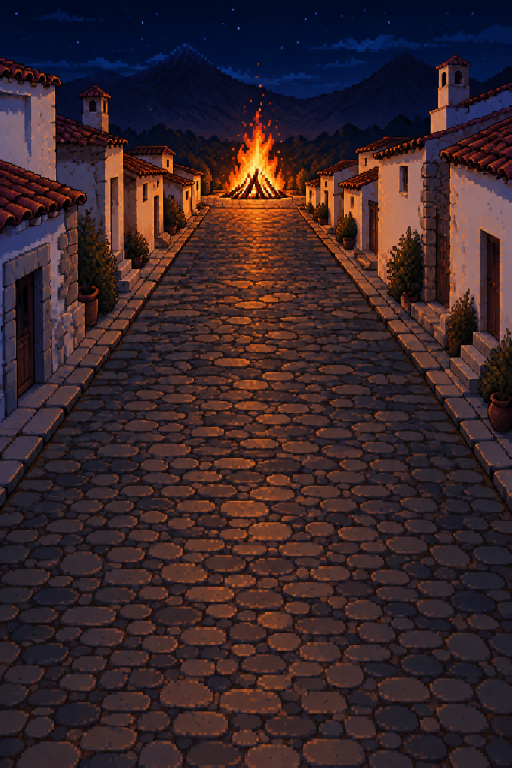
#> input picture tools/art/sources/ai/street.png, 1024 x 1536 px, given in place of frame_0.png, which was not available (shown at 1/2 size)
$ python outputs.py
#> lines starting #> are read from the running program, lines starting #| are printed output that depends on the picture; after the words box and inside, x2 and y2 are one past the last pixel; in counts of white or black regions, pixels touching at a corner belong together; pictures that were not available may be replaced by others from this repository, and a replacement may not be noted
### tools/art/chatgpt/common.py
"""Shared steps for turning Daniele's ChatGPT pictures (2026-10, tools/art/sources/chatgpt/) into game art.

Every picture goes through the same steps:
  1. key: the flat magenta (#FF00FF) background, and the pink fringe it leaves on edges, becomes
     real alpha;
  2. grid: the picture is taken down to its own art-pixel grid (area average, so each art pixel is
     one even sample of its block) and the alpha cut hard at half;
  3. snap: every colour is snapped to the style palette (style_palette.png, the 61 colours of the
     ChatGPT style bible), nearest in Lab;
  4. save: blown back up by a whole factor with nearest (so the game's own shrinking to its screen
     cells starts from clean blocks) and written lossless.
"""
import os
import numpy as np
from PIL import Image
import cv2
from scipy import ndimage

HERE = os.path.dirname(os.path.abspath(__file__))
ROOT = os.path.normpath(os.path.join(HERE, "../../.."))
GAME = os.path.join(ROOT, "game")
SRC = os.path.join(ROOT, "tools/art/sources/chatgpt")
PALETTE = ["#07060a", "#0b1a33", "#0e5a2c", "#120e0e", "#13284a", "#140c09", "#173c8a", "#1a0e0a",
    "#1a1420", "#1e1c30", "#23305a", "#24160f", "#251e1f", "#26b862", "#2c2840", "#2f78e0", "#33201a",
    "#3a3132", "#3c2618", "#3e3552", "#44176a", "#4a2c0e", "#4e3228", "#5a0e12", "#5a2e2a", "#5c3a22",
    "#6e6672", "#701a46", "#70452e", "#7a1c0a", "#80562f", "#8a2fd0", "#8a4430", "#8a5038", "#8a5a1c",
    "#9cc4ff", "#9cf0a8", "#a8161c", "#a85a26", "#a89ea6", "#c0683a", "#c48262", "#c8400c", "#c89030",
    "#c8a0ff", "#d8802e", "#e0242a", "#e0408c", "#e2d6ca", "#e8975a", "#ecb894", "#ecc055", "#f07018",
    "#f6c48a", "#fba832", "#fbf3e8", "#ff5a42", "#ffacd0", "#ffd86a", "#fff0a0", "#fff4cc"]
# colours reserved for the notes: never snapped to on figures, scenery or the HUD
RESERVED = {"#0e5a2c", "#26b862", "#9cf0a8", "#173c8a", "#2f78e0", "#9cc4ff", "#44176a", "#8a2fd0",
    "#c8a0ff", "#701a46", "#e0408c", "#ffacd0"}


def _rgb(h):
    return [int(h[i:i + 2], 16) for i in (1, 3, 5)]


def palette(reserved=True, extra=()):
    cols = [c for c in PALETTE if reserved or c not in RESERVED] + list(extra)
    return np.array([_rgb(c) for c in cols], np.uint8)


def src(name):
    return os.path.join(SRC, name)


def load(path):
    return np.asarray(Image.open(path).convert("RGBA")).copy()


def magenta(rgba, loose=False):
    """The magenta background (and its soft fringe where it touches a piece) as a mask."""
#> called with loose = True
    rgb = np.ascontiguousarray(rgba[..., :3])
#> rgb is the input picture: shape (1536, 1024, 3); mean R, G, B 56.5, 38, 42
    hsv = cv2.cvtColor(rgb, cv2.COLOR_RGB2HSV).astype(np.int32)
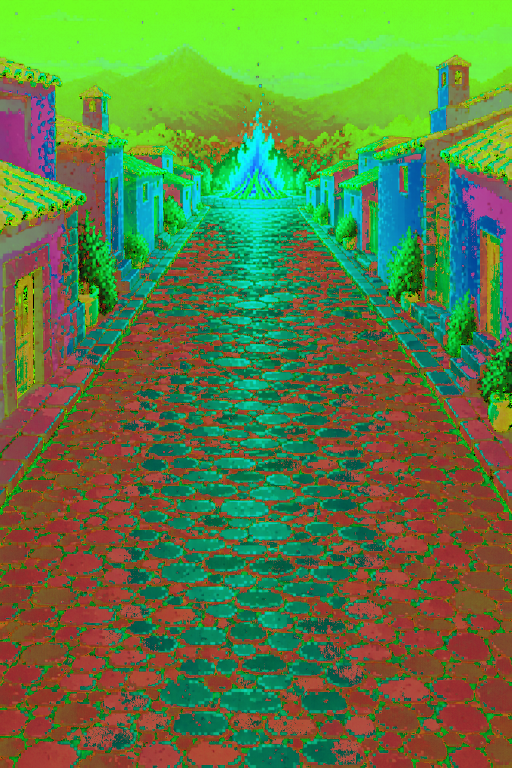
#> hsv: shape (1536, 1024, 3) int32 (shown at 1/2 size); mean R, G, B 92.8, 125, 65
    h, s, v = hsv[..., 0], hsv[..., 1], hsv[..., 2]
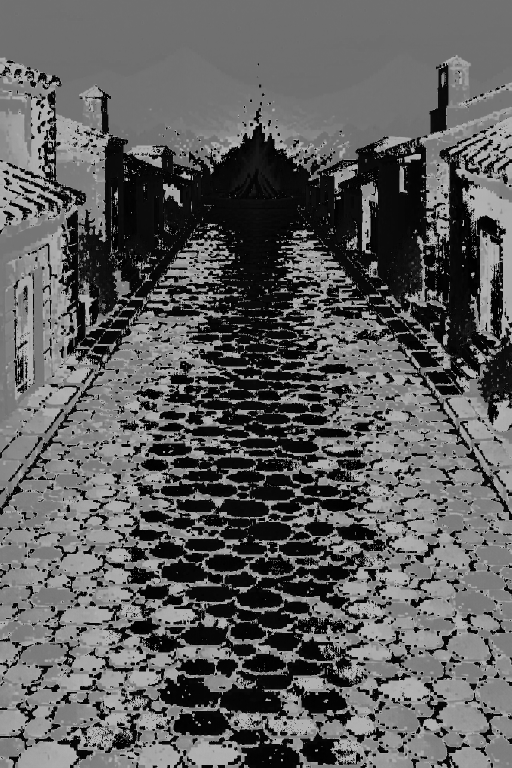
#> h: shape (1536, 1024) int32 (shown at 1/2 size); min 0, max 179, mean 92.8
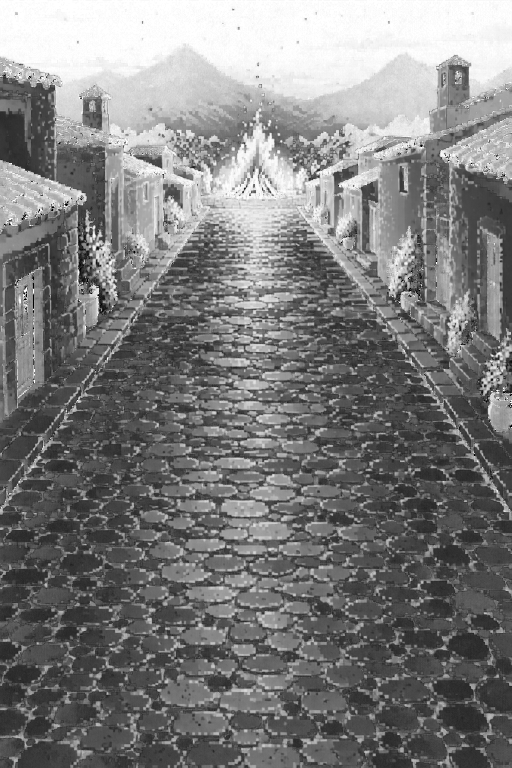
#> s: shape (1536, 1024) int32 (shown at 1/2 size); min 0, max 255, mean 125
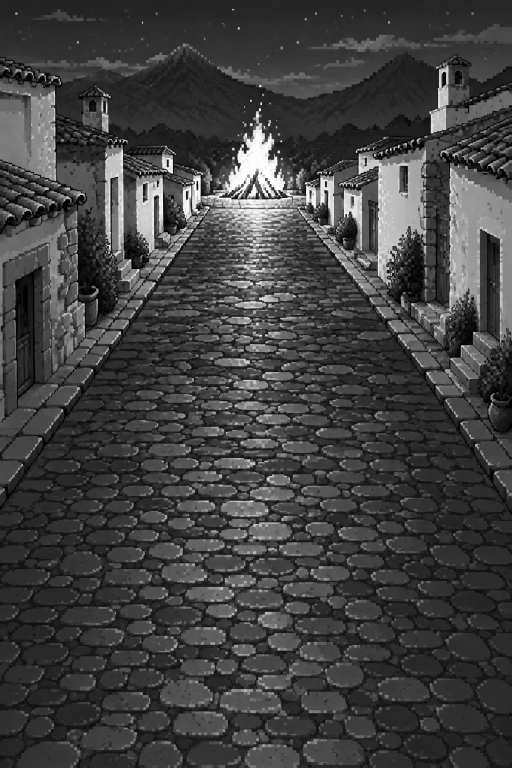
#> v: shape (1536, 1024) int32 (shown at 1/2 size); min 0, max 255, mean 65
    core = (np.abs(h - 150) <= 8) & (s > 150) & (v > 150)
#> core: shape (1536, 1024) bool; every value is 0
    # the fringe: magenta-tinted pixels touching the background
    fringe = (np.abs(h - 150) <= 14) & (s > 70) & (v > 90)
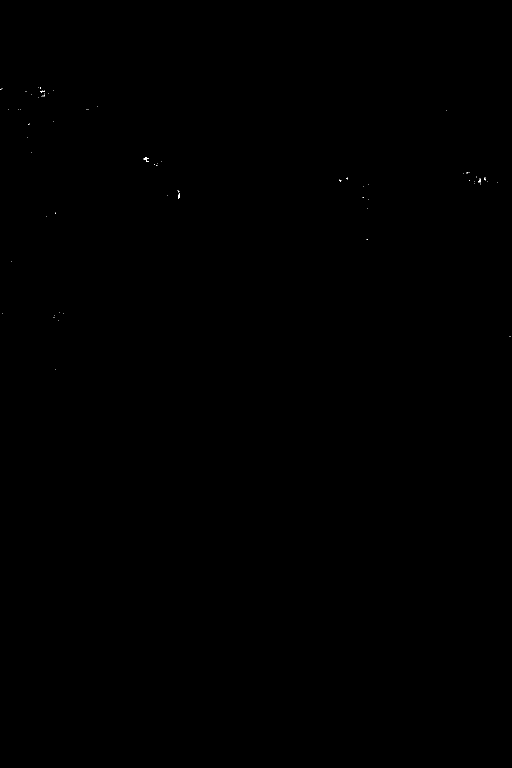
#> fringe: shape (1536, 1024) bool (shown at 1/2 size); 0.01% white in thin lines or dots, all inside (x1, y1, x2, y2) = (1, 174, 1021, 740)
    if loose:
        fringe |= (np.abs(h - 150) <= 18) & (s > 50)
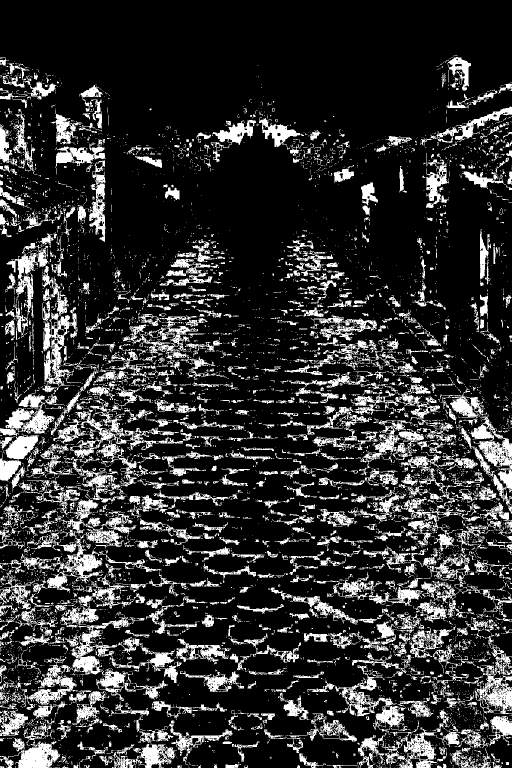
#> fringe: shape (1536, 1024) bool (shown at 1/2 size); 18.7% white; 7535 white regions (6453 under 20 px), largest, box (x1, y1, x2, y2) and area: (140, 800, 366, 927) 4960, (941, 831, 1024, 1027) 4897, (85, 602, 159, 773) 4499
    near = cv2.dilate(core.astype(np.uint8), np.ones((5, 5), np.uint8)) > 0
    lab, _ = ndimage.label(fringe & near | core)
#> lab: shape (1536, 1024) int32; every value is 0
    keep = np.unique(lab[core])
#> keep = empty array
    bg = np.isin(lab, keep[keep > 0])
    return bg | (rgba[..., 3] < 128)


def keyed(rgba, loose=False):
    out = rgba.copy()
    bg = magenta(rgba, loose)
    out[..., 3] = np.where(bg, 0, 255)
    out[bg, :3] = 0
    return out


# [17 lines left out: function block_size, not called in this run]


def grid(rgba, f, size=None):
    """Down to the art grid: f source px an art px (or straight to size=(w, h))."""
#> called with f = 4
    h, w = rgba.shape[:2]
#> h = 1536; w = 1024
    if size is None:
        size = (max(1, round(w / f)), max(1, round(h / f)))
#> size = (256, 384)
    a = rgba.astype(np.float32)
    al = a[..., 3:4] / 255.0
#> al: shape (1536, 1024, 1) float32; every value is 1
    pre = np.concatenate([a[..., :3] * al, al * 255.0], -1)
    small = cv2.resize(pre, size, interpolation=cv2.INTER_AREA)
    alpha = small[..., 3:4] / 255.0
#> alpha: shape (384, 256, 1) float32; every value is 1
    rgb = np.where(alpha > 0.01, small[..., :3] / np.maximum(alpha, 1e-6), 0)
#> rgb: shape (384, 256, 3) float32
    out = np.concatenate([np.clip(rgb, 0, 255), np.where(alpha > 0.5, 255.0, 0.0)], -1)
    return out.astype(np.uint8)
#> returned value: shape (384, 256, 4)


def snap(rgba, pal=None):
    """Every colour to its nearest palette colour (Lab distance)."""
    if pal is None:
        pal = palette()
    lab_p = cv2.cvtColor(pal[None].astype(np.uint8), cv2.COLOR_RGB2LAB)[0].astype(np.float32)
#> lab_p = 49 rows, first 8: [5, 128, 126], [24, 133, 109], [11, 128, 129], [42, 132, 104], [10, 130, 130], [12, 134, 131], [19, 134, 121], [29, 135, 115]
    rgb = np.ascontiguousarray(rgba[..., :3])
    lab = cv2.cvtColor(rgb, cv2.COLOR_RGB2LAB).astype(np.float32).reshape(-1, 3)
    out = np.empty((lab.shape[0],), np.int64)
    for i in range(0, lab.shape[0], 65536):
        d = ((lab[i:i + 65536, None, :] - lab_p[None]) ** 2).sum(-1)
        out[i:i + 65536] = d.argmin(1)
    res = rgba.copy()
    res[..., :3] = pal[out].reshape(rgb.shape)
    res[res[..., 3] == 0, :3] = 0
    return res


def up(rgba, k):
    return np.repeat(np.repeat(rgba, k, 0), k, 1)


# [20 lines left out: functions crop_alpha, pieces, not called in this run]


def save(rgba, path, k=1):
    os.makedirs(os.path.dirname(path), exist_ok=True)
    img = Image.fromarray(up(rgba, k) if k > 1 else rgba)
    if path.endswith(".webp"):
        img.save(path, lossless=True, quality=100, method=6, exact=True)
    else:
        img.save(path, optimize=True)
    print(os.path.relpath(path, ROOT), img.size)

### tools/art/chatgpt/outputs.py
"""The animated pieces Daniele had ChatGPT draw frame by frame (the zip's output/ folder; the frames
used are kept in tools/art/sources/chatgpt/<set>/):

    python3 tools/art/chatgpt/outputs.py

fire-screen-style/  -> game/art/ai/fire/{loop_<n>x_<i>, up_<n>_<i>, logs}.png: the bonfire's four
                       tiers (loops 1x-4x), the three upward transitions and the stationary logs, all
                       on the one 320 px canvas (80 art px), never trimmed, so their anchor
                       (animation.json: logs baseline at its bottom middle) holds for every frame
mamuthone-bob-test/ -> game/art/ai/fig/mamuthone_bob_<i>.png and issohadore_bob_<i>.png: the four
issohadore-bob-test/   poses of the bob (0 up, 1 going down, 2 down, 3 coming back), 172 art px tall
                       like the figures they replace, feet on the canvas's bottom middle
phone-restart/      -> game/art/px/setup/phone_<i>.png (see setup.py)

Each frame: magenta fringe keyed off, stray specks dropped, put on the art grid and written 1:1 (the
game draws them one texel per cell). The fire is snapped to the style palette without the notes'
colours; the figures keep their own colours.
"""
import os
import json
import numpy as np
from scipy import ndimage
import common as c

FIRE = os.path.join(c.SRC, "fire-screen-style")
FIG = c.SRC


def clean(rgba, min_frac=0.01):
    """Keyed, and only the pieces worth keeping (specks of the old canvas edge dropped)."""
    k = c.keyed(rgba, loose=True)
    on = k[..., 3] > 0
    lab, n = ndimage.label(on)
    if n > 1:
        sizes = ndimage.sum(on, lab, range(1, n + 1))
        keep = [i + 1 for i, s in enumerate(sizes) if s >= min_frac * sizes.max()]
        k[~np.isin(lab, keep), 3] = 0
    return k


def fire():
    pal = c.palette(reserved=False)
    out = os.path.join(c.GAME, "art/ai/fire")
    f = 4.0
    sets = [("loop_%dx" % n, "loop_%dx" % n) for n in (1, 2, 3, 4)] + \
        [("transition_%dx_to_%dx" % (n, n + 1), "up_%d" % n) for n in (1, 2, 3)]
    for d, name in sets:
        for i in range(4):
            a = c.load(os.path.join(FIRE, d, "frame_%d.png" % i))
            # sparks are single art px: keep every piece of the flame, drop nothing but magenta
            g = c.snap(c.grid(c.keyed(a, loose=True), f), pal)
            c.save(seat(g), os.path.join(out, "%s_%d.png" % (name, i)))
    g = c.snap(c.grid(clean(c.load(os.path.join(FIRE, "logs.png"))), f), pal)
    c.save(seat(g, False), os.path.join(out, "logs.png"))


TOP = 24          # art px added over the canvas: some frames are drawn too high and cut at its top
BASE = 70         # the flame's root row on the 80 px canvas (animation.json flame_root 282 / 4)


def seat(g, flame=True):
    """The frame on a canvas TOP px taller, its flame's root put back on BASE: a few of the drawn
    frames float up to 20 px over the logs (loop_1x 2, loop_2x 2, loop_3x 0/1/3, the 2x-3x rise)."""
#> called with flame = True
    out = np.zeros((g.shape[0] + TOP, g.shape[1], 4), np.uint8)
    out[TOP:] = g
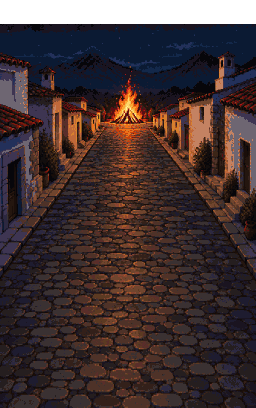
#> out: shape (408, 256, 4); mean of channels 0, 1, 2, 3 52.3, 37.2, 37.7, 240; transparent parts drawn white
    if flame:
        rows = (out[..., 3] > 0).sum(1)
#> rows = 408 values from 0 to 256
        # the flame's body, not its embers: a few stray specks under a floating flame (loop_3x frame
        # 2) counted as its root and left it hanging over the logs (Daniele, 2026-10-29)
        body = np.nonzero(rows >= max(4, 0.25 * rows.max()))[0]
#> body = 384 values from 24 to 407
        if body.size:
            d = BASE + TOP - (body.max())
#> d = -313
            if d > 0:
                out = np.roll(out, d, 0)
                out[:d] = 0
    return out


def figures():
    out = os.path.join(c.GAME, "art/ai/fig")
    H = 172
    for fig in ("mamuthone", "issohadore"):
        frames = [clean(c.load(os.path.join(FIG, "%s-bob" % fig, "frame_%d.png" % i)), 0.05) for i in range(4)]
        # one scale for all four (the up pose's height is the figure's), feet on a shared floor
        ys = [np.nonzero(fr[..., 3] > 0)[0] for fr in frames]
        top, floor = ys[0].min(), max(y.max() for y in ys) + 1
        f = (floor - top) / float(H)
        xs = np.concatenate([np.nonzero(fr[..., 3] > 0)[1] for fr in frames])
        l, r = xs.min(), xs.max() + 1
        cx = 0.5 * (l + r)
        half = 0.5 * (r - l) + 2 * f
        l0, r0 = int(cx - half), int(cx + half)
        t0 = int(min(y.min() for y in ys) - 2 * f)
        for i, fr in enumerate(frames):
            pad = np.zeros((floor - t0, r0 - l0, 4), np.uint8)
            sl, sr = max(l0, 0), min(r0, fr.shape[1])
            pad[:, sl - l0:sr - l0] = fr[t0:floor, sl:sr]
            # their own colours, only shrunk (Daniele, 2026-10-28: snapped to the style palette they came
            # out recoloured, orange and red specks through the fleece)
            g = c.grid(pad, f)
            c.save(g, os.path.join(out, "%s_bob_%d.png" % (fig, i)))


if __name__ == "__main__":
    fire()
#| game/art/ai/fire/loop_1x_0.png (256, 408)
#> (the run stopped early here; a loop or call above may not have finished)
